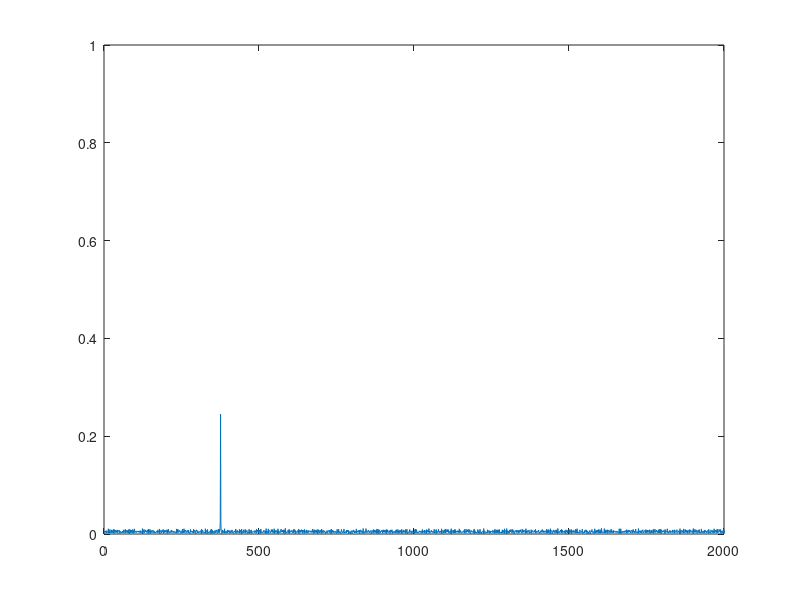
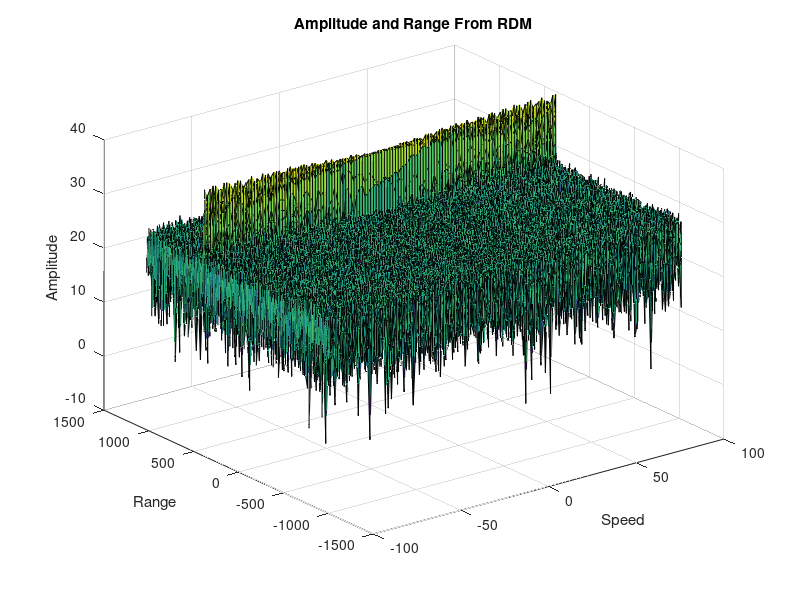

Source code (MATLAB) for these figures, in order:
%% FMCW Radar parameters

clear all
clc;

% BW = 20MHz, Tsweep = 200us, adc/dac 12bit
% Frequency of operation = 5.8GHz
% Max Range = 200m
% Range Resolution = 7.5 m  => c/(2*BW)
% Max Velocity = 30 m/s

range_max = 480;    % (m) N*c/(4*BW)
delta_r = 7.5;      % range resolution(m)
max_vel = 64;  % (m/s), 232(km/h)
c = 3e8;            % speed of light(m/s)

target_range = 50;
target_vel = 10;      % 36(km/h)

%% FMCW waverform generation

BW = c/2*delta_r;
Tsweep = 2e-4;   
slope = BW/Tsweep;  % slope of the chirp

 
fc= 5.8e9;  %carrier freq
                                               
M=128; % FFT size 

N=4096; % sampling of each chirp
Fs = N/Tsweep;

t=linspace(0,M*Tsweep,N*M); %total time for samples

% Tx, Rx vector
Tx=zeros(1,length(t));      %Tx signal
Rx=zeros(1,length(t));      %Rx signal
beat_signal = zeros(1,length(t));   %beat signal

% t_delay, target_range vector
r_t=zeros(1,length(t)); %range covered
t_delay=zeros(1,length(t)); % time delay

%% Signal generation  


for i=1:length(t)         
    
    % time stamp when  constant velocity.
    r_t(i) = target_range + target_vel * t(i);
    t_delay(i) = 2 * r_t(i) / c;
   

    % signal update 
    Tx(i) = cos(2*pi*((fc*t(i)) + (slope*t(i)^2)/2)); %+ randn;
    delay = t(i) - t_delay(i); %tau
    Rx(i)  = cos(2*pi*(fc*delay + slope * (delay^2)/2)); %+ randn;
    
    %beat signal
    beat_signal(i) = Tx(i).*Rx(i);
    
end

%% Beat signal FFT

beat_signal = reshape(beat_signal,[N,M]);

sig_fft = fft(beat_signal, N);
sig_fft = sig_fft ./ N; % nomalize

sig_fft = abs(sig_fft);

% one side of the spectrum.
sig_fft= sig_fft(1:N/2 - 1);

plot(sig_fft);
axis ([0 2000 0 1]);

[~, peak_index] = max(sig_fft); % Find the peak index
peak_frequency = (peak_index - 1) * (Fs / N); % Convertion index -> frequency

range_estimated = (peak_frequency * c * Tsweep) / (2 * BW);

% Display the estimated range
fprintf('Estimated target range: %.2f meters\n', range_estimated);

%% 2D FFT

% 2D FFT for both dimensions.
signal_fft2 = fft2(beat_signal, N, M);

% one side of the spectrum
signal_fft2 = signal_fft2(1:N/2,1:M);
signal_fft2 = fftshift (signal_fft2);

% Range Doppler Map
RDM = abs(signal_fft2);
RDM = 10*log10(RDM) ;

doppler_axis = linspace(-100,100,M);
range_axis = linspace(-200,200,N/2)*((N/2)/400);

figure,surf(doppler_axis,range_axis,RDM);
title('Amplitude and Range From RDM');
xlabel('Speed');
ylabel('Range');
zlabel('Amplitude');

